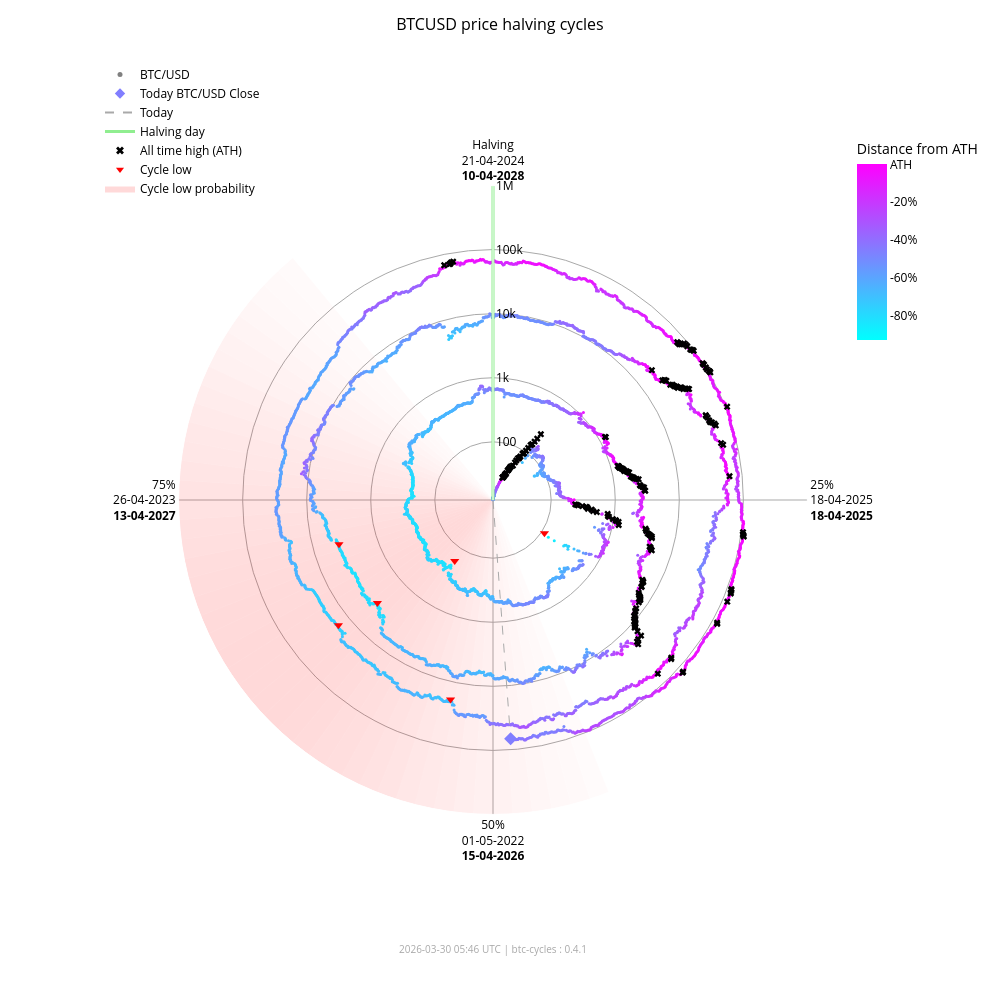

Notebook code cell kept with this figure:
### Markdown cell above
### Interactive chart (plotly)

### Code cell
fig_interactive = btc.plot(
    kind="interactive",
    from_date="2012-11-28",
)
# plotly config for interactivity
config = {"scrollZoom": True, "displayModeBar": True}
# display in notebook
fig_interactive.show(config=config)

### Figure 1 — Plotly figure (JSON) as saved in the notebook; plotly's stock layout.template omitted (floating-point values rounded to 4 significant figures; data arrays with more than 128 entries replaced by an {"elided": "..."} marker saying what was removed)
{"data": [{"fill": "toself", "fillcolor": "rgba(255,0,0,0.017168280509461755)", "hoverinfo": "skip", "line": {"width": 0}, "mode": "lines", "r": [12.35, 1000000, 1000000, 12.35, 12.35], "showlegend": false, "theta": [158.4, 158.4, 162.0, 162.0, 158.4], "type": "scatterpolar"}, {"fill": "toself", "fillcolor": "rgba(255,0,0,0.022114794501891175)", "hoverinfo": "skip", "line": {"width": 0}, "mode": "lines", "r": [12.35, 1000000, 1000000, 12.35, 12.35], "showlegend": false, "theta": [162.0, 162.0, 165.6, 165.6, 162.0], "type": "scatterpolar"}, {"fill": "toself", "fillcolor": "rgba(255,0,0,0.02790404259511669)", "hoverinfo": "skip", "line": {"width": 0}, "mode": "lines", "r": [12.35, 1000000, 1000000, 12.35, 12.35], "showlegend": false, "theta": [165.6, 165.6, 169.2, 169.2, 165.6], "type": "scatterpolar"}, {"fill": "toself", "fillcolor": "rgba(255,0,0,0.034518294852420334)", "hoverinfo": "skip", "line": {"width": 0}, "mode": "lines", "r": [12.35, 1000000, 1000000, 12.35, 12.35], "showlegend": false, "theta": [169.2, 169.2, 172.8, 172.8, 169.2], "type": "scatterpolar"}, {"fill": "toself", "fillcolor": "rgba(255,0,0,0.041901979682821514)", "hoverinfo": "skip", "line": {"width": 0}, "mode": "lines", "r": [12.35, 1000000, 1000000, 12.35, 12.35], "showlegend": false, "theta": [172.8, 172.8, 176.4, 176.4, 172.8], "type": "scatterpolar"}, {"fill": "toself", "fillcolor": "rgba(255,0,0,0.04996405861294358)", "hoverinfo": "skip", "line": {"width": 0}, "mode": "lines", "r": [12.35, 1000000, 1000000, 12.35, 12.35], "showlegend": false, "theta": [176.4, 176.4, 180.0, 180.0, 176.4], "type": "scatterpolar"}, {"fill": "toself", "fillcolor": "rgba(255,0,0,0.05858349692240514)", "hoverinfo": "skip", "line": {"width": 0}, "mode": "lines", "r": [12.35, 1000000, 1000000, 12.35, 12.35], "showlegend": false, "theta": [180.0, 180.0, 183.6, 183.6, 180.0], "type": "scatterpolar"}, {"fill": "toself", "fillcolor": "rgba(255,0,0,0.06761662035375064)", "hoverinfo": "skip", "line": {"width": 0}, "mode": "lines", "r": [12.35, 1000000, 1000000, 12.35, 12.35], "showlegend": false, "theta": [183.6, 183.6, 187.2, 187.2, 183.6], "type": "scatterpolar"}, {"fill": "toself", "fillcolor": "rgba(255,0,0,0.07690481219944661)", "hoverinfo": "skip", "line": {"width": 0}, "mode": "lines", "r": [12.35, 1000000, 1000000, 12.35, 12.35], "showlegend": false, "theta": [187.2, 187.2, 190.8, 190.8, 187.2], "type": "scatterpolar"}, {"fill": "toself", "fillcolor": "rgba(255,0,0,0.08628112000611096)", "hoverinfo": "skip", "line": {"width": 0}, "mode": "lines", "r": [12.35, 1000000, 1000000, 12.35, 12.35], "showlegend": false, "theta": [190.8, 190.8, 194.4, 194.4, 190.8], "type": "scatterpolar"}, {"fill": "toself", "fillcolor": "rgba(255,0,0,0.09557490841018089)", "hoverinfo": "skip", "line": {"width": 0}, "mode": "lines", "r": [12.35, 1000000, 1000000, 12.35, 12.35], "showlegend": false, "theta": [194.4, 194.4, 198.0, 198.0, 194.4], "type": "scatterpolar"}, {"fill": "toself", "fillcolor": "rgba(255,0,0,0.10461455782963762)", "hoverinfo": "skip", "line": {"width": 0}, "mode": "lines", "r": [12.35, 1000000, 1000000, 12.35, 12.35], "showlegend": false, "theta": [198.0, 198.0, 201.6, 201.6, 198.0], "type": "scatterpolar"}, {"fill": "toself", "fillcolor": "rgba(255,0,0,0.11322908719652829)", "hoverinfo": "skip", "line": {"width": 0}, "mode": "lines", "r": [12.35, 1000000, 1000000, 12.35, 12.35], "showlegend": false, "theta": [201.6, 201.6, 205.2, 205.2, 201.6], "type": "scatterpolar"}, {"fill": "toself", "fillcolor": "rgba(255,0,0,0.12125015337052986)", "hoverinfo": "skip", "line": {"width": 0}, "mode": "lines", "r": [12.35, 1000000, 1000000, 12.35, 12.35], "showlegend": false, "theta": [205.2, 205.2, 208.8, 208.8, 205.2], "type": "scatterpolar"}, {"fill": "toself", "fillcolor": "rgba(255,0,0,0.12851590515331976)", "hoverinfo": "skip", "line": {"width": 0}, "mode": "lines", "r": [12.35, 1000000, 1000000, 12.35, 12.35], "showlegend": false, "theta": [208.8, 208.8, 212.4, 212.4, 208.8], "type": "scatterpolar"}, {"fill": "toself", "fillcolor": "rgba(255,0,0,0.13487757461161184)", "hoverinfo": "skip", "line": {"width": 0}, "mode": "lines", "r": [12.35, 1000000, 1000000, 12.35, 12.35], "showlegend": false, "theta": [212.4, 212.4, 216.0, 216.0, 212.4], "type": "scatterpolar"}, {"fill": "toself", "fillcolor": "rgba(255,0,0,0.14020862181849592)", "hoverinfo": "skip", "line": {"width": 0}, "mode": "lines", "r": [12.35, 1000000, 1000000, 12.35, 12.35], "showlegend": false, "theta": [216.0, 216.0, 219.6, 219.6, 216.0], "type": "scatterpolar"}, {"fill": "toself", "fillcolor": "rgba(255,0,0,0.14441504950654527)", "hoverinfo": "skip", "line": {"width": 0}, "mode": "lines", "r": [12.35, 1000000, 1000000, 12.35, 12.35], "showlegend": false, "theta": [219.6, 219.6, 223.2, 223.2, 219.6], "type": "scatterpolar"}, {"fill": "toself", "fillcolor": "rgba(255,0,0,0.14744459351271713)", "hoverinfo": "skip", "line": {"width": 0}, "mode": "lines", "r": [12.35, 1000000, 1000000, 12.35, 12.35], "showlegend": false, "theta": [223.2, 223.2, 226.8, 226.8, 223.2], "type": "scatterpolar"}, {"fill": "toself", "fillcolor": "rgba(255,0,0,0.14929223192296423)", "hoverinfo": "skip", "line": {"width": 0}, "mode": "lines", "r": [12.35, 1000000, 1000000, 12.35, 12.35], "showlegend": false, "theta": [226.8, 226.8, 230.4, 230.4, 226.8], "type": "scatterpolar"}, {"fill": "toself", "fillcolor": "rgba(255,0,0,0.15)", "hoverinfo": "skip", "line": {"width": 0}, "mode": "lines", "r": [12.35, 1000000, 1000000, 12.35, 12.35], "showlegend": false, "theta": [230.4, 230.4, 234.0, 234.0, 230.4], "type": "scatterpolar"}, {"fill": "toself", "fillcolor": "rgba(255,0,0,0.14965033825231114)", "hoverinfo": "skip", "line": {"width": 0}, "mode": "lines", "r": [12.35, 1000000, 1000000, 12.35, 12.35], "showlegend": false, "theta": [234.0, 234.0, 237.6, 237.6, 234.0], "type": "scatterpolar"}, {"fill": "toself", "fillcolor": "rgba(255,0,0,0.14835378057909807)", "hoverinfo": "skip", "line": {"width": 0}, "mode": "lines", "r": [12.35, 1000000, 1000000, 12.35, 12.35], "showlegend": false, "theta": [237.6, 237.6, 241.2, 241.2, 237.6], "type": "scatterpolar"}, {"fill": "toself", "fillcolor": "rgba(255,0,0,0.14623322283554635)", "hoverinfo": "skip", "line": {"width": 0}, "mode": "lines", "r": [12.35, 1000000, 1000000, 12.35, 12.35], "showlegend": false, "theta": [241.2, 241.2, 244.8, 244.8, 241.2], "type": "scatterpolar"}, {"fill": "toself", "fillcolor": "rgba(255,0,0,0.1434078538226231)", "hoverinfo": "skip", "line": {"width": 0}, "mode": "lines", "r": [12.35, 1000000, 1000000, 12.35, 12.35], "showlegend": false, "theta": [244.8, 244.8, 248.4, 248.4, 244.8], "type": "scatterpolar"}, {"fill": "toself", "fillcolor": "rgba(255,0,0,0.13997983179373427)", "hoverinfo": "skip", "line": {"width": 0}, "mode": "lines", "r": [12.35, 1000000, 1000000, 12.35, 12.35], "showlegend": false, "theta": [248.4, 248.4, 252.0, 252.0, 248.4], "type": "scatterpolar"}, {"fill": "toself", "fillcolor": "rgba(255,0,0,0.13602598258454268)", "hoverinfo": "skip", "line": {"width": 0}, "mode": "lines", "r": [12.35, 1000000, 1000000, 12.35, 12.35], "showlegend": false, "theta": [252.0, 252.0, 255.6, 255.6, 252.0], "type": "scatterpolar"}, {"fill": "toself", "fillcolor": "rgba(255,0,0,0.13159547355344953)", "hoverinfo": "skip", "line": {"width": 0}, "mode": "lines", "r": [12.35, 1000000, 1000000, 12.35, 12.35], "showlegend": false, "theta": [255.6, 255.6, 259.2, 259.2, 255.6], "type": "scatterpolar"}, {"fill": "toself", "fillcolor": "rgba(255,0,0,0.12671301775492697)", "hoverinfo": "skip", "line": {"width": 0}, "mode": "lines", "r": [12.35, 1000000, 1000000, 12.35, 12.35], "showlegend": false, "theta": [259.2, 259.2, 262.8, 262.8, 259.2], "type": "scatterpolar"}, {"fill": "toself", "fillcolor": "rgba(255,0,0,0.12138610149219965)", "hoverinfo": "skip", "line": {"width": 0}, "mode": "lines", "r": [12.35, 1000000, 1000000, 12.35, 12.35], "showlegend": false, "theta": [262.8, 262.8, 266.4, 266.4, 262.8], "type": "scatterpolar"}, {"fill": "toself", "fillcolor": "rgba(255,0,0,0.1156142551644921)", "hoverinfo": "skip", "line": {"width": 0}, "mode": "lines", "r": [12.35, 1000000, 1000000, 12.35, 12.35], "showlegend": false, "theta": [266.4, 266.4, 270.0, 270.0, 266.4], "type": "scatterpolar"}, {"fill": "toself", "fillcolor": "rgba(255,0,0,0.10939851441251548)", "hoverinfo": "skip", "line": {"width": 0}, "mode": "lines", "r": [12.35, 1000000, 1000000, 12.35, 12.35], "showlegend": false, "theta": [270.0, 270.0, 273.6, 273.6, 270.0], "type": "scatterpolar"}, {"fill": "toself", "fillcolor": "rgba(255,0,0,0.10274974912946185)", "hoverinfo": "skip", "line": {"width": 0}, "mode": "lines", "r": [12.35, 1000000, 1000000, 12.35, 12.35], "showlegend": false, "theta": [273.6, 273.6, 277.2, 277.2, 273.6], "type": "scatterpolar"}, {"fill": "toself", "fillcolor": "rgba(255,0,0,0.09569517349791425)", "hoverinfo": "skip", "line": {"width": 0}, "mode": "lines", "r": [12.35, 1000000, 1000000, 12.35, 12.35], "showlegend": false, "theta": [277.2, 277.2, 280.8, 280.8, 277.2], "type": "scatterpolar"}, {"fill": "toself", "fillcolor": "rgba(255,0,0,0.08828282625646727)", "hoverinfo": "skip", "line": {"width": 0}, "mode": "lines", "r": [12.35, 1000000, 1000000, 12.35, 12.35], "showlegend": false, "theta": [280.8, 280.8, 284.4, 284.4, 280.8], "type": "scatterpolar"}, {"fill": "toself", "fillcolor": "rgba(255,0,0,0.08058400018765345)", "hoverinfo": "skip", "line": {"width": 0}, "mode": "lines", "r": [12.35, 1000000, 1000000, 12.35, 12.35], "showlegend": false, "theta": [284.4, 284.4, 288.0, 288.0, 284.4], "type": "scatterpolar"}, {"fill": "toself", "fillcolor": "rgba(255,0,0,0.07269354608292704)", "hoverinfo": "skip", "line": {"width": 0}, "mode": "lines", "r": [12.35, 1000000, 1000000, 12.35, 12.35], "showlegend": false, "theta": [288.0, 288.0, 291.6, 291.6, 288.0], "type": "scatterpolar"}, {"fill": "toself", "fillcolor": "rgba(255,0,0,0.06472784449068783)", "hoverinfo": "skip", "line": {"width": 0}, "mode": "lines", "r": [12.35, 1000000, 1000000, 12.35, 12.35], "showlegend": false, "theta": [291.6, 291.6, 295.2, 295.2, 291.6], "type": "scatterpolar"}, {"fill": "toself", "fillcolor": "rgba(255,0,0,0.05682021976743955)", "hoverinfo": "skip", "line": {"width": 0}, "mode": "lines", "r": [12.35, 1000000, 1000000, 12.35, 12.35], "showlegend": false, "theta": [295.2, 295.2, 298.8, 298.8, 295.2], "type": "scatterpolar"}, {"fill": "toself", "fillcolor": "rgba(255,0,0,0.04911378436707333)", "hoverinfo": "skip", "line": {"width": 0}, "mode": "lines", "r": [12.35, 1000000, 1000000, 12.35, 12.35], "showlegend": false, "theta": [298.8, 298.8, 302.4, 302.4, 298.8], "type": "scatterpolar"}, {"fill": "toself", "fillcolor": "rgba(255,0,0,0.04175213714896469)", "hoverinfo": "skip", "line": {"width": 0}, "mode": "lines", "r": [12.35, 1000000, 1000000, 12.35, 12.35], "showlegend": false, "theta": [302.4, 302.4, 306.0, 306.0, 302.4], "type": "scatterpolar"}, {"fill": "toself", "fillcolor": "rgba(255,0,0,0.034868865657538876)", "hoverinfo": "skip", "line": {"width": 0}, "mode": "lines", "r": [12.35, 1000000, 1000000, 12.35, 12.35], "showlegend": false, "theta": [306.0, 306.0, 309.6, 309.6, 306.0], "type": "scatterpolar"}, {"fill": "toself", "fillcolor": "rgba(255,0,0,0.02857722515334582)", "hoverinfo": "skip", "line": {"width": 0}, "mode": "lines", "r": [12.35, 1000000, 1000000, 12.35, 12.35], "showlegend": false, "theta": [309.6, 309.6, 313.2, 313.2, 309.6], "type": "scatterpolar"}, {"fill": "toself", "fillcolor": "rgba(255,0,0,0.022961515313555197)", "hoverinfo": "skip", "line": {"width": 0}, "mode": "lines", "r": [12.35, 1000000, 1000000, 12.35, 12.35], "showlegend": false, "theta": [313.2, 313.2, 316.8, 316.8, 313.2], "type": "scatterpolar"}, {"fill": "toself", "fillcolor": "rgba(255,0,0,0.01807146942917362)", "hoverinfo": "skip", "line": {"width": 0}, "mode": "lines", "r": [12.35, 1000000, 1000000, 12.35, 12.35], "showlegend": false, "theta": [316.8, 316.8, 320.4, 320.4, 316.8], "type": "scatterpolar"}, {"hoverinfo": "text", "marker": {"color": {"elided": "4871 str values"}, "size": 3}, "mode": "markers", "r": {"elided": "4871 float values"}, "showlegend": false, "text": {"elided": "4871 str values"}, "theta": {"elided": "4871 float values"}, "type": "scatterpolar"}, {"hoverinfo": "skip", "line": {"color": "lightgreen", "width": 3}, "mode": "lines", "r": [12.35, 1000000], "showlegend": false, "theta": [0, 0], "type": "scatterpolar"}, {"hoverinfo": "skip", "line": {"color": "darkgrey", "dash": "dash", "width": 1}, "mode": "lines", "r": [12.35, 67470.0], "showlegend": false, "theta": [175.8, 175.8], "type": "scatterpolar"}, {"hoverinfo": "text", "marker": {"color": "#817eff", "size": 10, "symbol": "diamond"}, "mode": "markers", "r": [67470.0], "showlegend": false, "text": ["Today<br>Date: 2026-03-30<br>Price: $67,465.13"], "theta": [175.8], "type": "scatterpolar"}, {"hoverinfo": "text", "marker": {"color": "black", "size": 6, "symbol": "x"}, "mode": "markers", "r": {"elided": "195 float values"}, "showlegend": false, "text": {"elided": "195 str values"}, "theta": {"elided": "195 float values"}, "type": "scatterpolar"}, {"hoverinfo": "text", "marker": {"color": "red", "size": 8, "symbol": "triangle-down"}, "mode": "markers", "r": [111.6, 164.9, 3233.0, 3925.0, 18950.0, 15760.0], "showlegend": false, "text": ["Cycle Low<br>Date: 2014-02-21<br>Price: $111.56<br>ATH distance: -91.0%", "Cycle Low<br>Date: 2015-01-14<br>Price: $164.92<br>ATH distance: -86.7%", "Cycle Low<br>Date: 2018-12-15<br>Price: $3,232.51<br>ATH distance: -83.3%", "Cycle Low<br>Date: 2019-03-25<br>Price: $3,924.55<br>ATH distance: -79.7%", "Cycle Low<br>Date: 2022-06-18<br>Price: $18,954.25<br>ATH distance: -71.9%", "Cycle Low<br>Date: 2022-11-21<br>Price: $15,760.19<br>ATH distance: -76.7%"], "theta": [122.8, 212.1, 228.3, 254.0, 192.0, 231.0], "type": "scatterpolar"}, {"marker": {"color": "grey", "size": 5}, "mode": "markers", "name": "BTC/USD", "r": [null], "theta": [null], "type": "scatterpolar"}, {"marker": {"color": "#817eff", "size": 8, "symbol": "diamond"}, "mode": "markers", "name": "Today BTC/USD Close", "r": [null], "theta": [null], "type": "scatterpolar"}, {"line": {"color": "darkgrey", "dash": "dash"}, "mode": "lines", "name": "Today", "r": [null], "theta": [null], "type": "scatterpolar"}, {"line": {"color": "lightgreen", "width": 3}, "mode": "lines", "name": "Halving day", "r": [null], "theta": [null], "type": "scatterpolar"}, {"marker": {"color": "black", "size": 7, "symbol": "x"}, "mode": "markers", "name": "All time high (ATH)", "r": [null], "theta": [null], "type": "scatterpolar"}, {"marker": {"color": "red", "size": 7, "symbol": "triangle-down"}, "mode": "markers", "name": "Cycle low", "r": [null], "theta": [null], "type": "scatterpolar"}, {"fill": "toself", "fillcolor": "rgba(255,0,0,0.15)", "line": {"width": 0}, "mode": "lines", "name": "Cycle low probability", "r": [null], "theta": [null], "type": "scatterpolar"}, {"hoverinfo": "skip", "marker": {"cmax": 0, "cmin": -0.9307, "color": [0], "colorbar": {"len": 0.25, "ticktext": ["ATH", "-20%", "-40%", "-60%", "-80%", "-100%"], "tickvals": [0, -0.2, -0.4, -0.6, -0.8, -1.0], "title": {"text": "Distance from ATH"}, "x": 0.95, "y": 0.92, "yanchor": "top"}, "colorscale": {"elided": "256x2 mixed values"}, "showscale": true, "size": 0}, "mode": "markers", "r": [null], "showlegend": false, "theta": [null], "type": "scatterpolar"}], "layout": {"annotations": [{"font": {"color": "darkgrey", "size": 10}, "showarrow": false, "text": "2026-03-30 05:46 UTC | btc-cycles : 0.4.1", "x": 0.5, "xref": "paper", "y": -0.02, "yref": "paper"}], "font": {"color": "black"}, "height": 1000, "legend": {"bgcolor": "rgba(0,0,0,0)", "font": {"color": "black"}, "x": 0.0, "y": 1.0}, "margin": {"b": 60, "l": 100, "r": 80, "t": 60}, "paper_bgcolor": "white", "plot_bgcolor": "white", "polar": {"angularaxis": {"color": "black", "direction": "clockwise", "gridcolor": "darkgrey", "rotation": 90, "ticktext": ["Halving<br>21-04-2024<br><b>10-04-2028</b>", "25%<br>18-04-2025<br><b>18-04-2025</b>", "50%<br>01-05-2022<br><b>15-04-2026</b>", "75%<br>26-04-2023<br><b>13-04-2027</b>"], "tickvals": [0, 90, 180, 270]}, "bgcolor": "white", "domain": {"x": [0.1, 0.9], "y": [0.05, 0.95]}, "radialaxis": {"angle": 90, "color": "black", "gridcolor": "darkgrey", "range": [1.092, 6.0], "tickangle": 90, "ticktext": ["100", "1k", "10k", "100k", "1M"], "tickvals": [100, 1000, 10000, 100000, 1000000], "type": "log"}}, "title": {"font": {"color": "black", "size": 16}, "text": "BTCUSD price halving cycles", "x": 0.5}, "width": 1000}}
